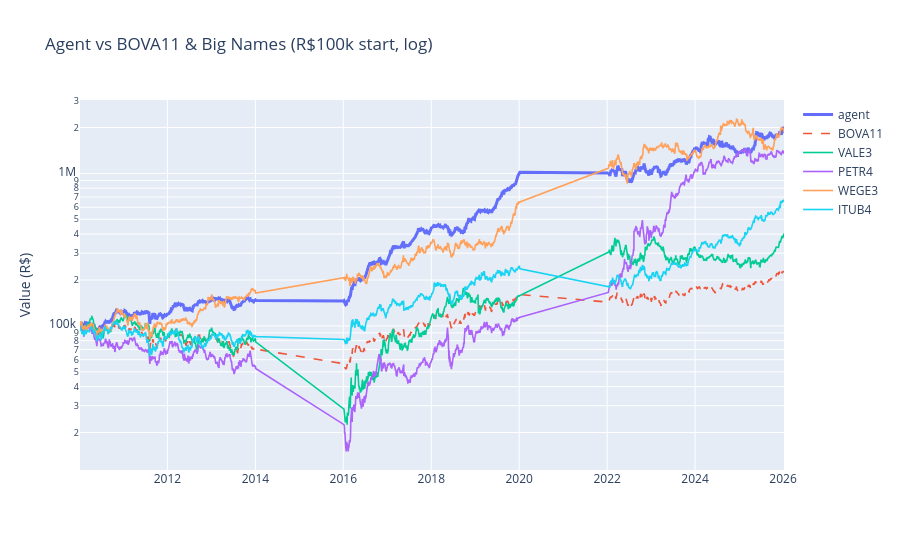

The cell this chart's notebook holds for it:
### Markdown cell above
## 1. Agent vs BOVA11 & Individual Stocks

Log scale, all starting at R$100k. BOVA11 is the passive-index baseline; the four stocks are single-name buy-and-hold. (PETR4's raw run-up is dividend-driven — adj_close reinvests them.)

### Code cell
series = {'agent': pd.Series(agent.values, index=dates)}
for t in ['BOVA11', 'VALE3', 'PETR4', 'WEGE3', 'ITUB4']:
    c = price_curve(t)
    if c is not None:
        series[t] = c

curves = pd.DataFrame(series)

fig = go.Figure()
for col in curves.columns:
    fig.add_trace(go.Scatter(
        x=curves.index, y=curves[col], name=col,
        line=dict(width=3 if col == 'agent' else 1.6,
                  dash='dash' if col == 'BOVA11' else None)))
fig.update_layout(title='Agent vs BOVA11 & Big Names (R$100k start, log)',
                  yaxis_type='log', yaxis_title='Value (R$)', height=550)
fig.show()

print((curves.iloc[-1] / INITIAL_CAPITAL - 1).sort_values(ascending=False)
      .map('{:+.1%}'.format).to_string())

### Figure 1 — Plotly figure (JSON) as saved in the notebook; plotly's stock layout.template omitted (floating-point values rounded to 4 significant figures; data arrays with more than 128 entries replaced by an {"elided": "..."} marker saying what was removed)
{"data": [{"line": {"width": 3}, "name": "agent", "type": "scatter", "x": {"elided": "2976 str values"}, "y": {"elided": "2976 float values"}}, {"line": {"dash": "dash", "width": 1.6}, "name": "BOVA11", "type": "scatter", "x": {"elided": "2976 str values"}, "y": {"elided": "2976 float values"}}, {"line": {"width": 1.6}, "name": "VALE3", "type": "scatter", "x": {"elided": "2976 str values"}, "y": {"elided": "2976 float values"}}, {"line": {"width": 1.6}, "name": "PETR4", "type": "scatter", "x": {"elided": "2976 str values"}, "y": {"elided": "2976 float values"}}, {"line": {"width": 1.6}, "name": "WEGE3", "type": "scatter", "x": {"elided": "2976 str values"}, "y": {"elided": "2976 float values"}}, {"line": {"width": 1.6}, "name": "ITUB4", "type": "scatter", "x": {"elided": "2976 str values"}, "y": {"elided": "2976 float values"}}], "layout": {"height": 550, "title": {"text": "Agent vs BOVA11 & Big Names (R$100k start, log)"}, "yaxis": {"title": {"text": "Value (R$)"}, "type": "log"}}}
